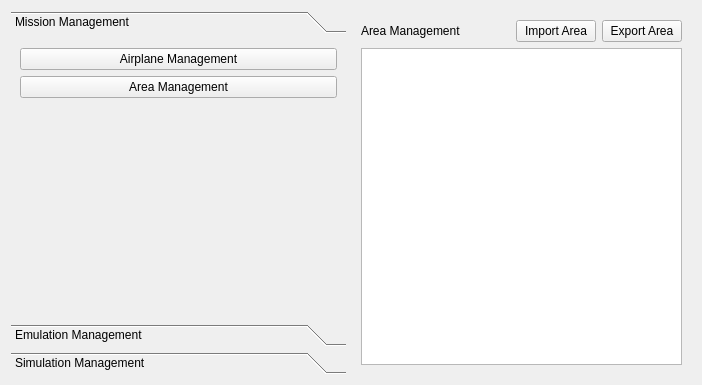
<?xml version="1.0" encoding="UTF-8"?>
<ui version="4.0">
 <class>MainView</class>
 <widget class="QWidget" name="MainView">
  <property name="geometry">
   <rect>
    <x>0</x>
    <y>0</y>
    <width>702</width>
    <height>385</height>
   </rect>
  </property>
  <property name="windowTitle">
   <string>Form</string>
  </property>
  <layout class="QHBoxLayout" name="horizontalLayout">
   <item>
    <widget class="QToolBox" name="toolBox">
     <property name="minimumSize">
      <size>
       <width>200</width>
       <height>0</height>
      </size>
     </property>
     <property name="maximumSize">
      <size>
       <width>500</width>
       <height>16777215</height>
      </size>
     </property>
     <property name="currentIndex">
      <number>0</number>
     </property>
     <widget class="QWidget" name="mission_page">
      <property name="geometry">
       <rect>
        <x>0</x>
        <y>0</y>
        <width>342</width>
        <height>293</height>
       </rect>
      </property>
      <attribute name="label">
       <string>Mission Management</string>
      </attribute>
      <layout class="QVBoxLayout" name="verticalLayout">
       <item>
        <widget class="QPushButton" name="airplane_button">
         <property name="text">
          <string>Airplane Management</string>
         </property>
        </widget>
       </item>
       <item>
        <widget class="QPushButton" name="area_button">
         <property name="text">
          <string>Area Management</string>
         </property>
        </widget>
       </item>
       <item>
        <spacer name="verticalSpacer">
         <property name="orientation">
          <enum>Qt::Vertical</enum>
         </property>
         <property name="sizeHint" stdset="0">
          <size>
           <width>20</width>
           <height>40</height>
          </size>
         </property>
        </spacer>
       </item>
      </layout>
     </widget>
     <widget class="QWidget" name="emulateion_page">
      <property name="geometry">
       <rect>
        <x>0</x>
        <y>0</y>
        <width>342</width>
        <height>293</height>
       </rect>
      </property>
      <attribute name="label">
       <string>Emulation Management</string>
      </attribute>
      <layout class="QVBoxLayout" name="verticalLayout_3">
       <item>
        <widget class="QPushButton" name="emulation_button">
         <property name="text">
          <string>Emulation Management</string>
         </property>
        </widget>
       </item>
       <item>
        <spacer name="verticalSpacer_2">
         <property name="orientation">
          <enum>Qt::Vertical</enum>
         </property>
         <property name="sizeHint" stdset="0">
          <size>
           <width>20</width>
           <height>251</height>
          </size>
         </property>
        </spacer>
       </item>
      </layout>
     </widget>
     <widget class="QWidget" name="simulation_page">
      <property name="geometry">
       <rect>
        <x>0</x>
        <y>0</y>
        <width>342</width>
        <height>293</height>
       </rect>
      </property>
      <attribute name="label">
       <string>Simulation Management</string>
      </attribute>
      <layout class="QVBoxLayout" name="verticalLayout_4">
       <item>
        <widget class="QPushButton" name="simulation_button">
         <property name="text">
          <string>Simulation Management</string>
         </property>
        </widget>
       </item>
       <item>
        <widget class="QPushButton" name="simu_airplane_button">
         <property name="text">
          <string>Airpalne Management</string>
         </property>
        </widget>
       </item>
       <item>
        <spacer name="verticalSpacer_3">
         <property name="orientation">
          <enum>Qt::Vertical</enum>
         </property>
         <property name="sizeHint" stdset="0">
          <size>
           <width>20</width>
           <height>251</height>
          </size>
         </property>
        </spacer>
       </item>
      </layout>
     </widget>
    </widget>
   </item>
   <item>
    <widget class="QStackedWidget" name="stackedWidget">
     <property name="currentIndex">
      <number>2</number>
     </property>
     <widget class="QWidget" name="airplan_page">
      <layout class="QVBoxLayout" name="verticalLayout_5">
       <item>
        <widget class="QLabel" name="label">
         <property name="text">
          <string>Airplane Management</string>
         </property>
        </widget>
       </item>
       <item>
        <widget class="QTableView" name="airplane_tableview">
         <property name="selectionBehavior">
          <enum>QAbstractItemView::SelectRows</enum>
         </property>
         <attribute name="horizontalHeaderCascadingSectionResizes">
          <bool>true</bool>
         </attribute>
         <attribute name="horizontalHeaderStretchLastSection">
          <bool>true</bool>
         </attribute>
         <attribute name="verticalHeaderVisible">
          <bool>false</bool>
         </attribute>
         <attribute name="verticalHeaderCascadingSectionResizes">
          <bool>false</bool>
         </attribute>
         <attribute name="verticalHeaderHighlightSections">
          <bool>false</bool>
         </attribute>
        </widget>
       </item>
      </layout>
     </widget>
     <widget class="QWidget" name="airplane_simu_config_page">
      <layout class="QVBoxLayout" name="verticalLayout_7">
       <item>
        <widget class="AirplanConfigWidget" name="airplane_simu_config" native="true"/>
       </item>
      </layout>
     </widget>
     <widget class="QWidget" name="area_page">
      <layout class="QVBoxLayout" name="verticalLayout_2">
       <item>
        <layout class="QHBoxLayout" name="horizontalLayout_4">
         <item>
          <widget class="QLabel" name="area_title">
           <property name="text">
            <string>Area Management</string>
           </property>
          </widget>
         </item>
         <item>
          <spacer name="horizontalSpacer_3">
           <property name="orientation">
            <enum>Qt::Horizontal</enum>
           </property>
           <property name="sizeHint" stdset="0">
            <size>
             <width>40</width>
             <height>20</height>
            </size>
           </property>
          </spacer>
         </item>
         <item>
          <widget class="QPushButton" name="import_area_button">
           <property name="text">
            <string>Import Area</string>
           </property>
          </widget>
         </item>
         <item>
          <widget class="QPushButton" name="export_area_button">
           <property name="text">
            <string>Export Area</string>
           </property>
          </widget>
         </item>
        </layout>
       </item>
       <item>
        <widget class="QTableView" name="area_tableview">
         <property name="selectionMode">
          <enum>QAbstractItemView::ExtendedSelection</enum>
         </property>
         <property name="selectionBehavior">
          <enum>QAbstractItemView::SelectRows</enum>
         </property>
         <attribute name="horizontalHeaderCascadingSectionResizes">
          <bool>true</bool>
         </attribute>
         <attribute name="horizontalHeaderStretchLastSection">
          <bool>true</bool>
         </attribute>
         <attribute name="verticalHeaderVisible">
          <bool>false</bool>
         </attribute>
         <attribute name="verticalHeaderCascadingSectionResizes">
          <bool>false</bool>
         </attribute>
         <attribute name="verticalHeaderHighlightSections">
          <bool>false</bool>
         </attribute>
        </widget>
       </item>
      </layout>
     </widget>
     <widget class="QWidget" name="simulation_control_page">
      <layout class="QVBoxLayout" name="verticalLayout_9">
       <item>
        <layout class="QHBoxLayout" name="horizontalLayout_2">
         <item>
          <widget class="QPushButton" name="airplane_init">
           <property name="text">
            <string>Init Simulation</string>
           </property>
          </widget>
         </item>
         <item>
          <widget class="QPushButton" name="start_simulation">
           <property name="text">
            <string>Start Simulation</string>
           </property>
          </widget>
         </item>
         <item>
          <widget class="QPushButton" name="stop_simulation">
           <property name="text">
            <string>Stop Simulation</string>
           </property>
          </widget>
         </item>
         <item>
          <spacer name="horizontalSpacer">
           <property name="orientation">
            <enum>Qt::Horizontal</enum>
           </property>
           <property name="sizeHint" stdset="0">
            <size>
             <width>40</width>
             <height>20</height>
            </size>
           </property>
          </spacer>
         </item>
        </layout>
       </item>
       <item>
        <widget class="QScrollArea" name="scrollArea">
         <property name="frameShape">
          <enum>QFrame::NoFrame</enum>
         </property>
         <property name="widgetResizable">
          <bool>true</bool>
         </property>
         <widget class="QWidget" name="scrollAreaWidgetContents">
          <property name="geometry">
           <rect>
            <x>0</x>
            <y>0</y>
            <width>327</width>
            <height>303</height>
           </rect>
          </property>
          <layout class="QVBoxLayout" name="verticalLayout_6">
           <property name="leftMargin">
            <number>0</number>
           </property>
           <property name="topMargin">
            <number>0</number>
           </property>
           <property name="rightMargin">
            <number>0</number>
           </property>
           <property name="bottomMargin">
            <number>0</number>
           </property>
           <item>
            <widget class="QGroupBox" name="groupBox">
             <property name="title">
              <string>Airplane Simulation Settings</string>
             </property>
             <layout class="QVBoxLayout" name="verticalLayout_8">
              <item>
               <widget class="AirplaneSimulationWidget" name="airplane_simulation_widget" native="true"/>
              </item>
              <item>
               <widget class="QWidget" name="target_simulation_widget" native="true"/>
              </item>
              <item>
               <widget class="QWidget" name="communication_simulation_widget" native="true"/>
              </item>
             </layout>
            </widget>
           </item>
          </layout>
         </widget>
        </widget>
       </item>
       <item>
        <layout class="QHBoxLayout" name="horizontalLayout_3">
         <item>
          <spacer name="horizontalSpacer_2">
           <property name="orientation">
            <enum>Qt::Horizontal</enum>
           </property>
           <property name="sizeHint" stdset="0">
            <size>
             <width>40</width>
             <height>20</height>
            </size>
           </property>
          </spacer>
         </item>
         <item>
          <widget class="QPushButton" name="simulaotion_apply_button">
           <property name="text">
            <string>Apply</string>
           </property>
          </widget>
         </item>
         <item>
          <widget class="QPushButton" name="simulation_save_button">
           <property name="text">
            <string>Save</string>
           </property>
          </widget>
         </item>
        </layout>
       </item>
      </layout>
     </widget>
    </widget>
   </item>
  </layout>
 </widget>
 <customwidgets>
  <customwidget>
   <class>AirplanConfigWidget</class>
   <extends>QWidget</extends>
   <header>airplanconfigwidget.h</header>
   <container>1</container>
  </customwidget>
  <customwidget>
   <class>AirplaneSimulationWidget</class>
   <extends>QWidget</extends>
   <header>airplanesimulationwidget.h</header>
   <container>1</container>
  </customwidget>
 </customwidgets>
 <resources/>
 <connections/>
</ui>
